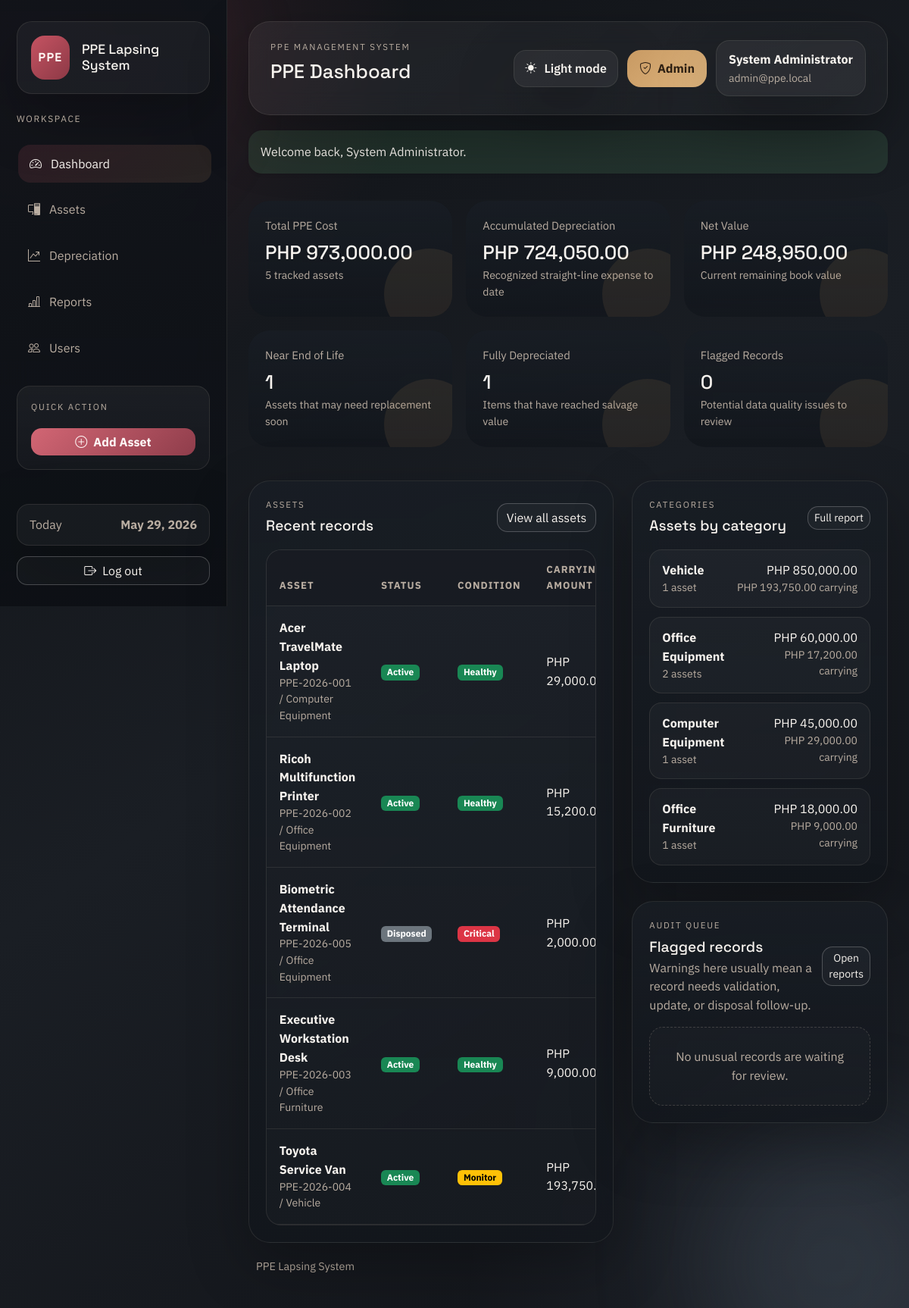
The app's page /modules/dashboard.php (signed in) with its own data.
### tables this page shows
CREATE TABLE IF NOT EXISTS assets (
    asset_id INT AUTO_INCREMENT PRIMARY KEY,
    asset_code VARCHAR(50) NOT NULL UNIQUE,
    asset_name VARCHAR(150) NOT NULL,
    category_id INT NULL,
    department_id INT NULL,
    acquisition_date DATE NOT NULL,
    acquisition_cost DECIMAL(15,2) NOT NULL,
    additional_amount DECIMAL(15,2) DEFAULT 0,
    salvage_value DECIMAL(15,2) DEFAULT 0,
    useful_life INT NOT NULL,
    depreciation_method VARCHAR(50) DEFAULT 'Straight-line',
    location VARCHAR(150) DEFAULT NULL,
    status ENUM('Active', 'Disposed', 'Fully Depreciated') DEFAULT 'Active',
    remarks TEXT DEFAULT NULL,
    created_at TIMESTAMP DEFAULT CURRENT_TIMESTAMP,
    INDEX idx_assets_status (status),
    INDEX idx_assets_category (category_id),
    INDEX idx_assets_department (department_id),
    CONSTRAINT fk_assets_category
        FOREIGN KEY (category_id) REFERENCES categories(category_id),
    CONSTRAINT fk_assets_department
        FOREIGN KEY (department_id) REFERENCES departments(department_id)
);

CREATE TABLE IF NOT EXISTS categories (
    category_id INT AUTO_INCREMENT PRIMARY KEY,
    category_name VARCHAR(100) NOT NULL,
    UNIQUE KEY uq_category_name (category_name)
);

### modules/dashboard.php (the view, shortened to what the rows shown need)
<?php
$pdo = db();
$assets = hydrate_assets_with_metrics(fetch_assets($pdo));
$metrics = build_dashboard_metrics($assets);
$alerts = build_asset_alerts($assets);
$categorySummary = array_slice(build_category_summary($assets), 0, 5);
require_once APP_ROOT . '/includes/header.php';
?>
<?php if ($assets === []): ?>
    <section class="shell-card">
        <div class="empty-state">
            <h2 class="section-title mb-2">No assets have been recorded yet</h2>
            <p class="mb-3">Start by adding PPE items so the system can generate dashboards, schedules, and reports.</p>
            <?php if (can_manage_assets()): ?>
                <a class="btn btn-primary" href="<?= e(base_url('modules/add_asset.php')) ?>">
                    <i class="bi bi-plus-circle me-2"></i>Add the first asset
                </a>
            <?php endif; ?>
        </div>
    </section>
<?php else: ?>
    <div class="metric-grid mb-4">
        <section class="metric-card">
            <h2 class="metric-value mb-1"><?= e(money($metrics['total_cost'])) ?></h2>
        </section>
        <section class="metric-card">
            <h2 class="metric-value mb-1"><?= e(money($metrics['total_accumulated'])) ?></h2>
        </section>
        <section class="metric-card">
            <h2 class="metric-value mb-1"><?= e(money($metrics['total_carrying'])) ?></h2>
        </section>
        <section class="metric-card">
            <h2 class="metric-value mb-1"><?= e((string) $metrics['near_end_count']) ?></h2>
        </section>
        <section class="metric-card">
            <h2 class="metric-value mb-1"><?= e((string) $metrics['fully_depreciated_count']) ?></h2>
        </section>
        <section class="metric-card">
            <h2 class="metric-value mb-1"><?= e((string) count($alerts['unusual'])) ?></h2>
        </section>
    </div>
    <div class="row g-4">
        <div class="col-lg-7">
            <section class="shell-card">
                <div class="d-flex justify-content-between align-items-center mb-3">
                    <div>
                        <h2 class="section-title mb-1">Recent records</h2>
                    </div>
                </div>
                <div class="table-wrap">
                    <table class="table align-middle">
                        <thead>
                            <tr>
                                <th>Asset</th>
                                <th>Status</th>
                                <th>Condition</th>
                                <th>Carrying Amount</th>
                            </tr>
                        </thead>
                        <tbody>
                            <?php foreach (array_slice($assets, 0, 6) as $asset): ?>
                                <tr>
                                    <td>
                                        <strong><?= e($asset['asset_name']) ?></strong>
                                        <div class="text-soft small"><?= e($asset['asset_code']) ?> / <?= e((string) ($asset['category_name'] ?? 'Uncategorized')) ?></div>
                                    </td>
                                    <td><span class="badge <?= e(status_badge_class((string) $asset['status'])) ?>"><?= e($asset['status']) ?></span></td>
                                    <td><span class="badge <?= e(condition_badge_class((string) $asset['condition'])) ?>"><?= e($asset['condition']) ?></span></td>
                                    <td><?= e(money((float) $asset['carrying_amount'])) ?></td>
                                </tr>
                            <?php endforeach; ?>
                        </tbody>
                    </table>
                </div>
            </section>
        </div>
        <div class="col-lg-5">
            <section class="shell-card mb-4">
                <div class="d-flex justify-content-between align-items-center mb-3">
                    <div>
                        <h2 class="section-title mb-1">Assets by category</h2>
                    </div>
                </div>
                <div class="list-panel">
                    <?php foreach ($categorySummary as $category): ?>
                        <div class="list-row">
                            <div class="d-flex justify-content-between align-items-start">
                                <div>
                                    <strong><?= e($category['label']) ?></strong>
                                    <div class="text-soft small"><?= e((string) $category['asset_count']) ?> <?= e(pluralize((int) $category['asset_count'], 'asset')) ?></div>
                                </div>
                                <div class="text-end">
                                    <div><?= e(money($category['total_cost'])) ?></div>
                                    <div class="text-soft small"><?= e(money($category['total_carrying'])) ?> carrying</div>
                                </div>
                            </div>
                        </div>
                    <?php endforeach; ?>
                </div>
            </section>
            <section class="shell-card">
                <div class="d-flex justify-content-between align-items-center mb-3">
                    <div>
                        <h2 class="section-title mb-1">Flagged records</h2>
                    </div>
                </div>
            </section>
        </div>
    </div>
<?php endif; ?>
<?php require_once APP_ROOT . '/includes/footer.php'; ?>

### records on screen
assets: asset_name "Acer TravelMate Laptop", asset_code "PPE-2026-001", category.category_name "Computer Equipment", status "Active", condition "Healthy", carrying_amount "PHP…", asset_count "1", asset_count "asset", total_cost "PHP 45,000.00", total_carrying "PHP 29,000.00"
assets: asset_name "Ricoh Multifunction Printer", asset_code "PPE-2026-002", category.category_name "Office Equipment", status "Active", condition "Healthy", carrying_amount "PHP…", asset_count "2", asset_count "assets", total_cost "PHP 60,000.00", total_carrying "PHP 17,200.00"
assets: asset_name "Biometric Attendance Terminal", asset_code "PPE-2026-005", category.category_name "Office Equipment", status "Disposed", condition "Critical", carrying_amount "PHP 2,000.00"
assets: asset_name "Executive Workstation Desk", asset_code "PPE-2026-003", category.category_name "Office Furniture", status "Active", condition "Healthy", carrying_amount "PHP 9,000.00"
assets: asset_name "Toyota Service Van", asset_code "PPE-2026-004", category.category_name "Vehicle", status "Active", condition "Monitor", carrying_amount "PHP…"

### other values on screen
APP_NAME "PPE Lapsing System"
$item['label'] "Dashboard"
$item['label'] "Assets"
$item['label'] "Depreciation"
$item['label'] "Reports"
$item['label'] "Users"
$pageHeading "PPE Dashboard"
$loggedInUser['role'] "Admin"
$loggedInUser['full_name'] "System Administrator"
$loggedInUser['email'] "admin@ppe.local"
$message['message'] "Welcome back, System Administrator."
money($metrics['total_cost']) "PHP 973,000.00"
$metrics['asset_count'] "5"
money($metrics['total_accumulated']) "PHP 724,050.00"
money($metrics['total_carrying']) "PHP 248,950.00"
